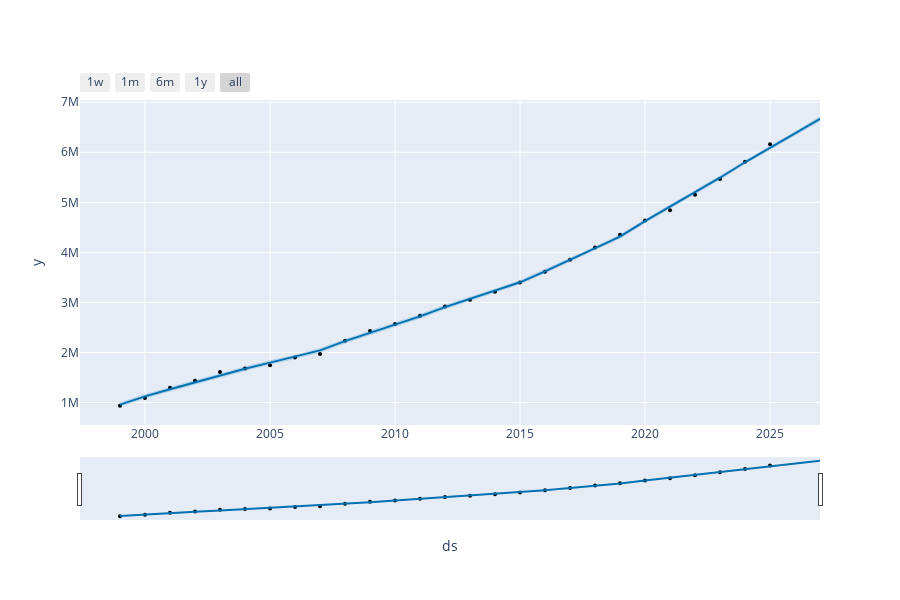

The notebook cell this image was saved under:
### Code cell
from prophet.plot import plot_plotly, plot_components_plotly

plot_plotly(m, forecast)
